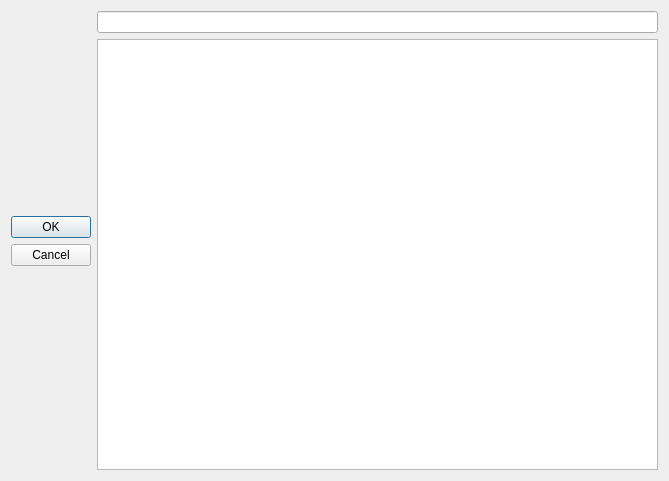
<?xml version="1.0" encoding="UTF-8"?>
<ui version="4.0">
 <class>PlaylistConfigurationWindow</class>
 <widget class="QDialog" name="PlaylistConfigurationWindow">
  <property name="geometry">
   <rect>
    <x>0</x>
    <y>0</y>
    <width>669</width>
    <height>481</height>
   </rect>
  </property>
  <property name="windowTitle">
   <string>Dialog</string>
  </property>
  <layout class="QHBoxLayout" name="horizontalLayout">
   <item>
    <widget class="QDialogButtonBox" name="buttonBox">
     <property name="orientation">
      <enum>Qt::Vertical</enum>
     </property>
     <property name="standardButtons">
      <set>QDialogButtonBox::Cancel|QDialogButtonBox::Ok</set>
     </property>
     <property name="centerButtons">
      <bool>true</bool>
     </property>
    </widget>
   </item>
   <item>
    <layout class="QVBoxLayout" name="verticalLayout">
     <item>
      <widget class="QLineEdit" name="playlistName"/>
     </item>
     <item>
      <widget class="QListWidget" name="trackList"/>
     </item>
    </layout>
   </item>
  </layout>
 </widget>
 <resources/>
 <connections>
  <connection>
   <sender>buttonBox</sender>
   <signal>accepted()</signal>
   <receiver>PlaylistConfigurationWindow</receiver>
   <slot>accept()</slot>
   <hints>
    <hint type="sourcelabel">
     <x>248</x>
     <y>254</y>
    </hint>
    <hint type="destinationlabel">
     <x>157</x>
     <y>274</y>
    </hint>
   </hints>
  </connection>
  <connection>
   <sender>buttonBox</sender>
   <signal>rejected()</signal>
   <receiver>PlaylistConfigurationWindow</receiver>
   <slot>reject()</slot>
   <hints>
    <hint type="sourcelabel">
     <x>316</x>
     <y>260</y>
    </hint>
    <hint type="destinationlabel">
     <x>286</x>
     <y>274</y>
    </hint>
   </hints>
  </connection>
 </connections>
</ui>
